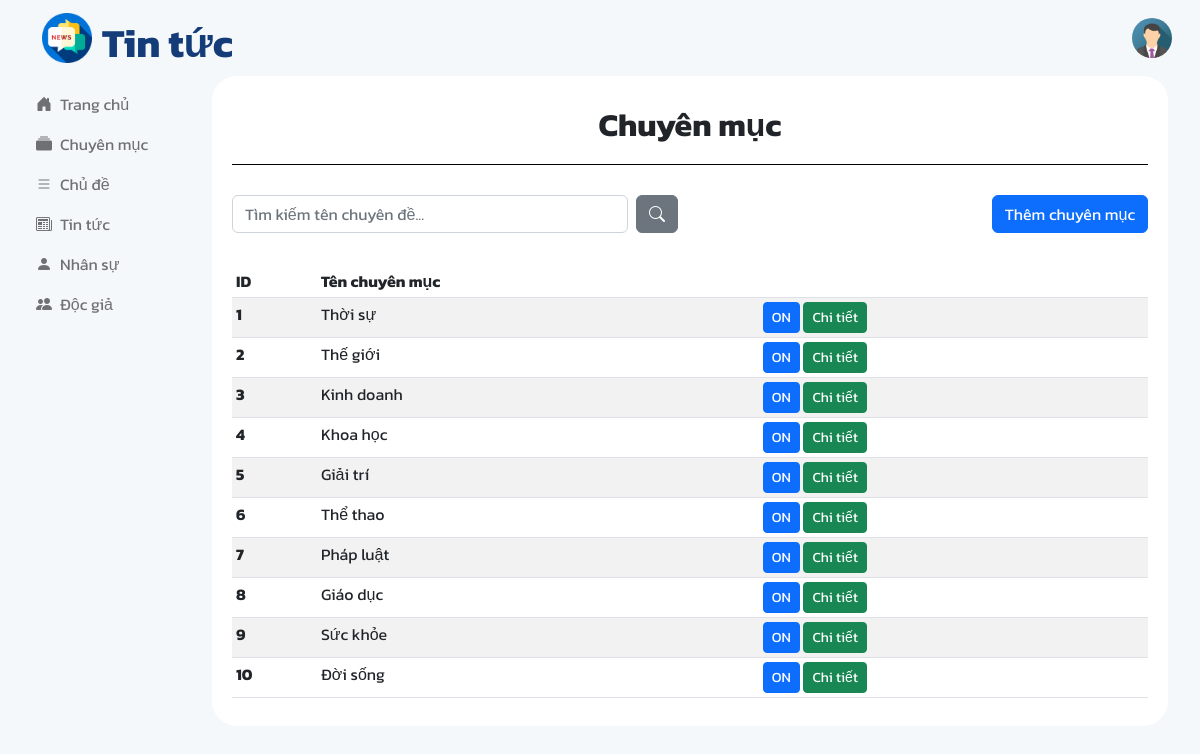
The app's page /admin/category.php (signed in) with its own data.
### tables this page shows
CREATE TABLE `categories` (
  `id` int(11) NOT NULL,
  `name` varchar(100) NOT NULL,
  `adminID` int(11) NOT NULL,
  `is_active` tinyint(4) NOT NULL DEFAULT 1,
  `created_at` timestamp NOT NULL DEFAULT current_timestamp(),
  `updated_at` timestamp NULL DEFAULT NULL ON UPDATE current_timestamp()
);

### pagination.php (called while the page is built, shortened)
<?php
    function first_page($results_per_page){
        if(!isset($_GET['page'])){
            $page = 1;
        }
        else{
            $page = $_GET['page'];
        }
        $this_page_first_result = ($page-1) * $results_per_page;
        return $this_page_first_result;
    }
?>

### admin/category.php (the view, shortened to what this page needs)
<?php
    require_once('../pagination.php');
    $results_per_page = 10;
?>
<!DOCTYPE html>
<html lang="en">
<head>
    <link href="https://cdn.jsdelivr.net/npm/bootstrap@5.2.0-beta1/dist/css/bootstrap.min.css" rel="stylesheet">    <link rel="stylesheet" href="https://cdn.jsdelivr.net/npm/bootstrap-icons@1.8.2/font/bootstrap-icons.css">
    <link rel="stylesheet" href="https://cdn.jsdelivr.net/npm/bootstrap-icons@1.9.1/font/bootstrap-icons.css">
    <link rel="stylesheet" href="../public/css/style.css">
</head>
<body class="ad-bg">
    <?php include('components/header.php'); ?>
    <main class="container-fluid">
        <div class="row">
            <div class="col-lg-2 col-md-3 sidebar">
                <?php include('components/sidebar.php'); ?>
            </div>
            <div class="col-lg-10 col-md-9">
                <article class="ad-article">
                    <h2 class="heading">Chuyên mục</h2>
                    <div class="row">
                        <div class="col-lg-6 col-12 mb-3">
                            <form class="d-flex" method="GET">
                                <input class="form-control me-2" name="search" type="text" placeholder="Tìm kiếm tên chuyên đề..." required>
                                <button type="submit" class="btn btn-secondary"><i class="bi bi-search"></i></button>
                            </form>
                        </div>
                        <div class="col-lg-6 col-12 d-flex justify-content-end">
                            <a href="add-category.php">
                                <button type="button" class="btn btn-primary">
                                    Thêm chuyên mục
                                </button>
                            </a>
                        </div>
                    </div>
                    <?php
                        if(isset($_REQUEST['search'])){
                        ?>
                        <table class="table table-sm table-striped table-hover mt-3">
                            <thead>
                                <tr>
                                    <th scope="col">ID</th>
                                    <th scope="col">Tên chuyên mục</th>
                                    <th></th>
                                </tr>
                            </thead>
                            <tbody>
                            <?php
                                $search = $_GET['search'];
                                $sql = "SELECT id,name,is_active FROM categories WHERE name LIKE '%$search%'";
                                $result = $conn->query($sql);
                                if($result->num_rows > 0){
                                    while($row = $result->fetch_assoc()){
                            ?>
                                <tr>
                                    <th scope="row"><?= $row['id'] ?></th>
                                    <td><?= $row['name'] ?></td>
                                    <?php
                                        if($row['is_active']==1){
                                    ?>
                                    <td>
                                        <a href="category.php?id=<?= $row['id'] ?>" type="button" class="btn btn-sm btn-primary">ON</a>
                                        <a href="edit-category.php?id=<?= $row['id'] ?>" type="button" class="btn btn-sm btn-success">Chi tiết</a>
                                    </td>
                                    <?php
                                        }
                                        else{
                                    ?>
                                    <td>
                                        <a href="category.php?id=<?= $row['id'] ?>" type="button" class="btn btn-sm btn-danger">OFF</a>
                                        <a href="edit-category.php?id=<?= $row['id'] ?>" type="button" class="btn btn-sm btn-success">Chi tiết</a>
                                    </td>
                                    <?php
                                        }
                                    ?>
                                </tr>
                            <?php
                                    }
                                }
                                else {
                            ?>
                                <td colspan="3" class="d-flex justify-content-center">No data available</td>
                            <?php
                                }
                            ?>
                            </tbody>
                        </table>
                        <?php
                        }
                        else {
                        ?>
                        <table class="table table-sm table-striped table-hover mt-3">
                            <thead>
                                <tr>
                                    <th scope="col">ID</th>
                                    <th scope="col">Tên chuyên mục</th>
                                    <th></th>
                                </tr>
                            </thead>
                            <tbody>
                            <?php
                                $sql = "SELECT id,name,is_active FROM categories LIMIT " . first_page($results_per_page) . ',' . $results_per_page;
                                $result = $conn->query($sql);
                                if($result->num_rows > 0){
                                    while($row = $result->fetch_assoc()){
                            ?>
                                <tr>
                                    <th scope="row"><?= $row['id'] ?></th>
                                    <td><?= $row['name'] ?></td>
                                    <?php
                                        if($row['is_active']==1){
                                    ?>
                                    <td>
                                        <a href="category.php?id=<?= $row['id'] ?>" type="button" class="btn btn-sm btn-primary">ON</a>
                                        <a href="edit-category.php?id=<?= $row['id'] ?>" type="button" class="btn btn-sm btn-success">Chi tiết</a>
                                    </td>
                                    <?php
                                        }
                                    ?>
                                </tr>
                            <?php
                                    }
                                }
                                else {
                            ?>
                                <td colspan="3" class="d-flex justify-content-center">No data available</td>
                            <?php
                                }
                            ?>
                            </tbody>
                        </table>
                    <?php
                    }
                    ?>
                </article>
            </div>
        </div>
    </main>
</body>
</html>

### admin/components/header.php (shortened to what this page needs)
<?php
    $id = $_SESSION['admin'];
    $sql = "SELECT avatar FROM admins WHERE id = '$id'";
    $result = $conn->query($sql);
    $row = mysqli_fetch_assoc($result);
    $img = $row['avatar'];
?>
<header class="navbar navbar-expand-md">
    <div class="container-fluid">
        <a href="index.php" class="navbar-brand" id="brand">
            <img src="../public/images/logo.png" alt="Logo">
            <h1>Tin tức</h1>
        </a>
        <div class="d-flex jusity-content-end">
            <div class="dropdown me-3">
                <div class="dropdown" data-bs-toggle="dropdown">
                    <img src="../public/uploads/<?= $img ?>" id="avatar-dropdown" alt="">
                </div>
            </div>
        </div>
    </div>
</header>

### public/css/style.css (style rules this page uses)
* { box-sizing: border-box; margin: 0; padding: 0; }
body { font-family: 'Kanit', sans-serif; }
#brand { position: static; margin-left: 30px; }
#brand img { max-width: 50px; }
#brand h1 { font-weight: 700; color: #143C79; display: inline; position: absolute; bottom: 1px; margin-left: 10px; }
#avatar-dropdown { width:40px; height:40px; border-radius: 50%; }
.heading { font-weight: 700; text-align: center; padding: 30px 0 20px 0; border-bottom: 1px solid black; margin-bottom: 30px; }
.ad-bg { background-color: #F5F8FB; }
.ad-article { background-color: #FFFFFF; border-radius: 25px; padding: 0 20px 10px 20px; margin-right: 20px; margin-bottom: 50px; min-height: 650px; }

### records on screen
categories: id "1", name "Thời sự"
categories: id "2", name "Thế giới"
categories: id "3", name "Kinh doanh"
categories: id "4", name "Khoa học"
categories: id "5", name "Giải trí"
categories: id "6", name "Thể thao"
categories: id "7", name "Pháp luật"
categories: id "8", name "Giáo dục"
categories: id "9", name "Sức khỏe"
categories: id "10", name "Đời sống"
